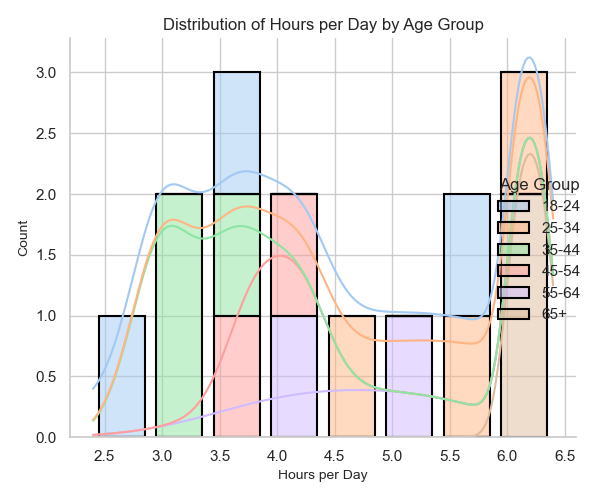

Source code (Python):

import seaborn as sns
import matplotlib.pyplot as plt
import pandas as pd

# Given chart data
chart_data = [
    {'Age Group': '18-24', 'Hours per Day': 3.6},
    {'Age Group': '25-34', 'Hours per Day': 4.5},
    {'Age Group': '35-44', 'Hours per Day': 3.1},
    {'Age Group': '45-54', 'Hours per Day': 4.2},
    {'Age Group': '55-64', 'Hours per Day': 5.3},
    {'Age Group': '65+', 'Hours per Day': 6.1},
    {'Age Group': '18-24', 'Hours per Day': 5.7},
    {'Age Group': '25-34', 'Hours per Day': 6.4},
    {'Age Group': '35-44', 'Hours per Day': 2.9},
    {'Age Group': '45-54', 'Hours per Day': 3.8},
    {'Age Group': '55-64', 'Hours per Day': 4.1},
    {'Age Group': '65+', 'Hours per Day': 6.3},
    {'Age Group': '18-24', 'Hours per Day': 2.4},
    {'Age Group': '25-34', 'Hours per Day': 5.8},
    {'Age Group': '35-44', 'Hours per Day': 3.5}
]

# Convert the chart data to a DataFrame
df = pd.DataFrame(chart_data)

# Set up the seaborn theme and color palette for better aesthetics
sns.set_theme(style="whitegrid")
palette = sns.color_palette("pastel")

# Create the histogram using displot
sns.displot(
    data=df,
    x='Hours per Day',
    hue='Age Group',
    palette=palette,
    kind='hist',
    kde=True,  # Adds Kernel Density Estimate to smooth the distribution
    multiple='stack',  # Stacks the histograms
    shrink=0.8,  # Controls the width of the bars
    binwidth=0.5,  # Set the width of the bins of the histogram
    edgecolor='black',  # Color for the edges of the bars
    linewidth=1.5  # Width of the edge lines
)

# Set up labels and titles
plt.xlabel('Hours per Day', fontsize=10)
plt.ylabel('Count', fontsize=10)
plt.title('Distribution of Hours per Day by Age Group', fontsize=12)

# Improve layout
plt.tight_layout()

# Show the plot
plt.show()
